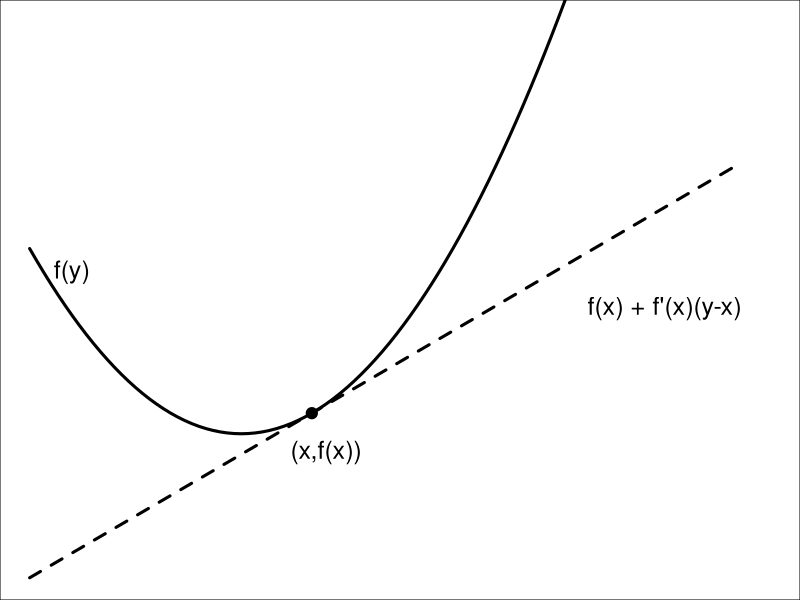

Write R code to recreate this figure.
# ------------------------------------------------------------------------------
# mathematical concepts

# FIG: plot first-order condition
# ------------------------------------------------------------------------------

x0 <- 0.1

f1 <- function(x) { x^2 }
f2 <- function(x) { x0^2 + 2*x0 * (x-x0) }

png("../figure_man/conv-first-order-cond.png", width=400, height=300)

a <- -0.3
b <- 0.7

par(xaxt='n', yaxt='n', mar=c(0,0,0,0))

curve(f1, from=a, to=b, lwd=3, xlim=c(a,0.75), ylim=c(f2(a), 0.2), xlab="", ylab="")
curve(f2, from=a, to=b, lwd=3, lty='dashed', add=TRUE)
points(x0, f1(x0), pch=19, cex=1.5)
text(a+0.02, f1(a+0.02), "f(y)", pos=4, cex=1.5)
text(x0+0.02, f1(0), "(x,f(x))", pos=1, cex=1.5)
text(0.6, f2(0.4), "f(x) + f'(x)(y-x)", pos=1, cex=1.5)

dev.off()
